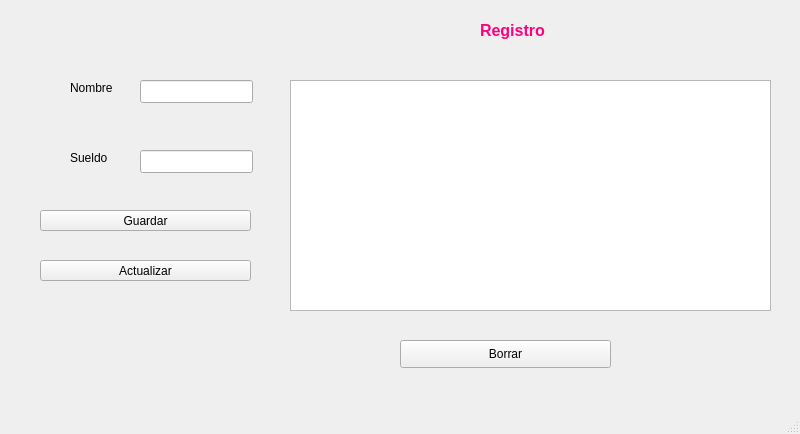
<?xml version="1.0" encoding="UTF-8"?>
<ui version="4.0">
 <class>MainWindow</class>
 <widget class="QMainWindow" name="MainWindow">
  <property name="geometry">
   <rect>
    <x>0</x>
    <y>0</y>
    <width>800</width>
    <height>434</height>
   </rect>
  </property>
  <property name="windowTitle">
   <string>MainWindow</string>
  </property>
  <widget class="QWidget" name="centralwidget">
   <widget class="QLineEdit" name="nombre">
    <property name="geometry">
     <rect>
      <x>140</x>
      <y>80</y>
      <width>113</width>
      <height>23</height>
     </rect>
    </property>
   </widget>
   <widget class="QLabel" name="label">
    <property name="geometry">
     <rect>
      <x>70</x>
      <y>80</y>
      <width>54</width>
      <height>15</height>
     </rect>
    </property>
    <property name="text">
     <string>Nombre</string>
    </property>
   </widget>
   <widget class="QLineEdit" name="lineEdit_2">
    <property name="geometry">
     <rect>
      <x>140</x>
      <y>150</y>
      <width>113</width>
      <height>23</height>
     </rect>
    </property>
    <property name="text">
     <string/>
    </property>
   </widget>
   <widget class="QLabel" name="label_2">
    <property name="geometry">
     <rect>
      <x>70</x>
      <y>150</y>
      <width>54</width>
      <height>15</height>
     </rect>
    </property>
    <property name="text">
     <string>Sueldo</string>
    </property>
   </widget>
   <widget class="QPushButton" name="guardar">
    <property name="geometry">
     <rect>
      <x>40</x>
      <y>210</y>
      <width>211</width>
      <height>21</height>
     </rect>
    </property>
    <property name="text">
     <string>Guardar</string>
    </property>
   </widget>
   <widget class="QPushButton" name="actualizar">
    <property name="geometry">
     <rect>
      <x>40</x>
      <y>260</y>
      <width>211</width>
      <height>21</height>
     </rect>
    </property>
    <property name="text">
     <string>Actualizar</string>
    </property>
   </widget>
   <widget class="QTableWidget" name="listaEmpleados">
    <property name="geometry">
     <rect>
      <x>290</x>
      <y>80</y>
      <width>481</width>
      <height>231</height>
     </rect>
    </property>
   </widget>
   <widget class="QPushButton" name="pushButton">
    <property name="geometry">
     <rect>
      <x>400</x>
      <y>340</y>
      <width>211</width>
      <height>28</height>
     </rect>
    </property>
    <property name="text">
     <string>Borrar</string>
    </property>
   </widget>
   <widget class="QLabel" name="label_3">
    <property name="geometry">
     <rect>
      <x>480</x>
      <y>20</y>
      <width>121</width>
      <height>20</height>
     </rect>
    </property>
    <property name="palette">
     <palette>
      <active>
       <colorrole role="WindowText">
        <brush brushstyle="SolidPattern">
         <color alpha="255">
          <red>255</red>
          <green>0</green>
          <blue>127</blue>
         </color>
        </brush>
       </colorrole>
      </active>
      <inactive>
       <colorrole role="WindowText">
        <brush brushstyle="SolidPattern">
         <color alpha="255">
          <red>255</red>
          <green>0</green>
          <blue>127</blue>
         </color>
        </brush>
       </colorrole>
      </inactive>
      <disabled>
       <colorrole role="WindowText">
        <brush brushstyle="SolidPattern">
         <color alpha="255">
          <red>120</red>
          <green>120</green>
          <blue>120</blue>
         </color>
        </brush>
       </colorrole>
      </disabled>
     </palette>
    </property>
    <property name="font">
     <font>
      <pointsize>12</pointsize>
      <weight>75</weight>
      <italic>false</italic>
      <bold>true</bold>
      <underline>false</underline>
      <kerning>false</kerning>
     </font>
    </property>
    <property name="text">
     <string>Registro</string>
    </property>
   </widget>
  </widget>
  <widget class="QMenuBar" name="menubar">
   <property name="geometry">
    <rect>
     <x>0</x>
     <y>0</y>
     <width>800</width>
     <height>26</height>
    </rect>
   </property>
  </widget>
  <widget class="QStatusBar" name="statusbar"/>
 </widget>
 <resources/>
 <connections/>
</ui>
